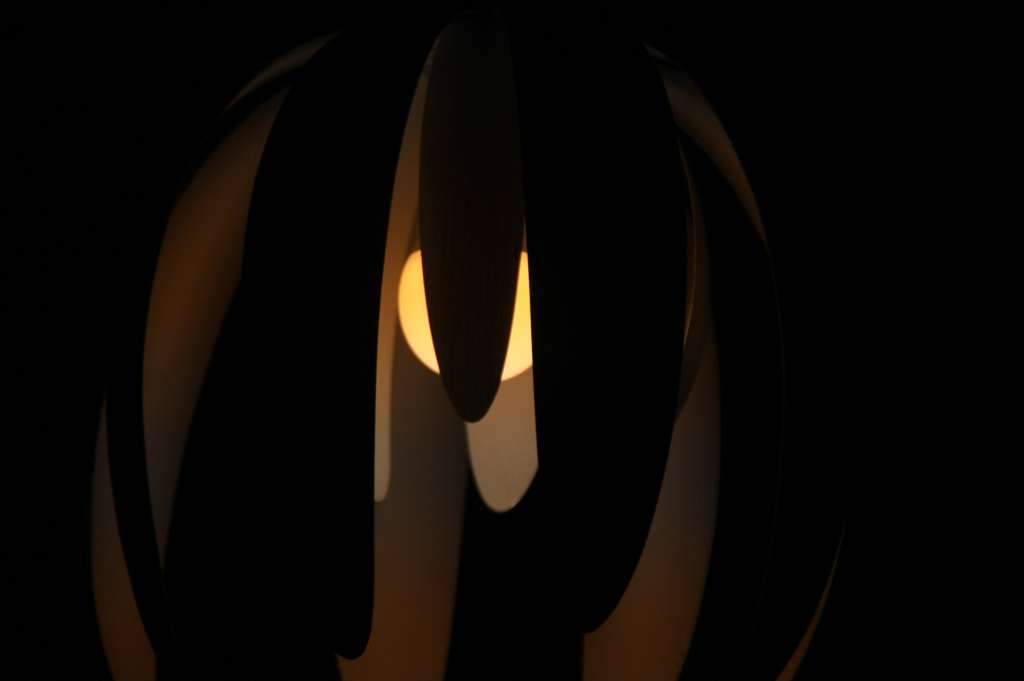
#> input picture images/IMG_1612.jpg, 1024 x 681 px
$ python spectral_analysis.py images/IMG_1612.jpg
#> lines starting #> are read from the running program, lines starting #| are printed output that depends on the picture; after the words box and inside, x2 and y2 are one past the last pixel; in counts of white or black regions, pixels touching at a corner belong together
import cv2
import sys
import numpy as np
import matplotlib.pyplot as plt

def wavelength_to_rgb(wavelength):
    """
    Approximate conversion from a wavelength in nm to an RGB tuple in [0, 1].
    Uses the commonly-used approximation (Dan Bruton's algorithm).
    Valid for ~380nm to 780nm. Values outside this range return (0,0,0).
    """
    wl = float(wavelength)
    if wl < 380 or wl > 780:
        return (0.0, 0.0, 0.0)

    if wl >= 380 and wl < 440:
        r = -(wl - 440) / (440 - 380)
        g = 0.0
        b = 1.0
    elif wl >= 440 and wl < 490:
        r = 0.0
        g = (wl - 440) / (490 - 440)
        b = 1.0
    elif wl >= 490 and wl < 510:
        r = 0.0
        g = 1.0
        b = -(wl - 510) / (510 - 490)
    elif wl >= 510 and wl < 580:
        r = (wl - 510) / (580 - 510)
        g = 1.0
        b = 0.0
    elif wl >= 580 and wl < 645:
        r = 1.0
        g = -(wl - 645) / (645 - 580)
        b = 0.0
    else:  # 645nm - 780nm
        r = 1.0
        g = 0.0
        b = 0.0

    # Intensity correction near vision limits
    if wl >= 380 and wl < 420:
        factor = 0.3 + 0.7 * (wl - 380) / (420 - 380)
    elif wl >= 420 and wl < 701:
        factor = 1.0
    elif wl >= 701 and wl <= 780:
        factor = 0.3 + 0.7 * (780 - wl) / (780 - 700)
    else:
        factor = 0.0

    gamma = 0.8  # a small gamma to make colors more perceptually linear here
    def apply(gval):
        if gval == 0.0:
            return 0.0
        return (gval * factor) ** gamma

    return (apply(r), apply(g), apply(b))

def pixels_to_wavelength_luminosity(
        img_rgb,
        wl_min=380,
        wl_max=780,
        n_wavelength_bins=70,
        min_channel=10,
        max_channel=245,
):
    """
    1) Convert image pixels to RGB tuples (done by reshaping).
    2) Filter out pixels where channel intensities are too low or too high
       (these pixels can't give reliable color ratios).
       - Default: exclude pixels with any channel < min_channel or > max_channel.
    3) For remaining pixels, compute normalized RGB ratios and assign each pixel to
       the wavelength (from a discretized set) whose predicted RGB-ratio best fits the pixel.
    4) Aggregate luminosity per wavelength (sum of luminance of assigned pixels).
    5) Return (wavelengths_array, luminosity_array)

    Notes:
    - Luminance per pixel uses the standard 0-255 weighted sum: Y = 0.299 R + 0.587 G + 0.114 B.
    - All channel thresholds and bin counts are configurable.
    """
    # Flatten pixels into Nx3 (R,G,B) float array
    pixels = img_rgb.reshape(-1, 3).astype(np.float32)  # R,G,B order
    if pixels.size == 0:
        return np.array([]), np.array([])

    # Filter: remove pixels where any channel is too low or too high
    mask_valid = np.all(pixels >= min_channel, axis=1) & np.all(pixels <= max_channel, axis=1)
    valid_pixels = pixels[mask_valid]

    if valid_pixels.shape[0] == 0:
        # No valid pixels -> return wavelengths and zero luminosity
        wavelengths = np.linspace(wl_min, wl_max, n_wavelength_bins)
        return wavelengths, np.zeros_like(wavelengths)

    # Compute normalized color ratio (sum to 1) for matching; avoid divid by zero
    sums = valid_pixels.sum(axis=1, keepdims=True)
    # Exclude degenerate pixels with very low sum (should not happen due to min_channel)
    nonzero_mask = (sums[:, 0] > 0)
    valid_pixels = valid_pixels[nonzero_mask]
    sums = sums[nonzero_mask]

    ratios = valid_pixels / sums  # each row now [r/(r+g+b), g/(r+g+b), b/(r+g+b)]

    # Precompute model RGB ratios for each wavelength bin
    wavelengths = np.linspace(wl_min, wl_max, n_wavelength_bins)
    model_rgbs = np.array([wavelength_to_rgb(wl) for wl in wavelengths], dtype=np.float32)  # shape (M,3)

    # Normalize model RGBs to ratios (sum to 1). If a model is zero (out-of-range), replace with tiny epsilon.
    model_sums = model_rgbs.sum(axis=1, keepdims=True)
    model_sums[model_sums == 0] = 1e-9
    model_ratios = model_rgbs / model_sums  # shape (M,3)

    # For each pixel, find the model wavelength index with smallest squared error to pixel ratio
    # Vectorized distance: for N pixels, M models -> compute (N, M) distances
    # To avoid giant memory for very large N, we process in chunks
    N = ratios.shape[0]
    M = model_ratios.shape[0]
    chunk_size = 200000  # tuneable
    assigned_indices = np.empty(N, dtype=np.int32)

    for start in range(0, N, chunk_size):
        end = min(N, start + chunk_size)
        chunk = ratios[start:end]  # (C,3)
        # compute squared distances to all model ratios -> (C, M)
        # using broadcasting efficiently
        diff = chunk[:, None, :] - model_ratios[None, :, :]  # (C,M,3)
        d2 = np.sum(diff * diff, axis=2)  # (C,M)
        assigned_indices[start:end] = np.argmin(d2, axis=1)

    # Compute luminance for valid (and non-degenerate) pixels using standard formula
    # Use original channel scale (0-255)
    # valid_pixels corresponds exactly to assigned_indices
    luminance = 0.299 * valid_pixels[:, 0] + 0.587 * valid_pixels[:, 1] + 0.114 * valid_pixels[:, 2]

    # Aggregate luminosity per wavelength bin
    luminosity_per_bin = np.bincount(assigned_indices, weights=luminance, minlength=M)
    # Ensure shape is (M,)
    if luminosity_per_bin.shape[0] < M:
        luminosity_per_bin = np.pad(luminosity_per_bin, (0, M - luminosity_per_bin.shape[0]))

    return wavelengths, luminosity_per_bin

def analyze_light_frequency(image_path):
    # 1. Load the image
    # Note: OpenCV loads as BGR by default
#> called with image_path = 'images/IMG_1612.jpg'
    img_bgr = cv2.imread(image_path)
#> img_bgr is the input picture: shape (681, 1024, 3); mean B, G, R 4.3, 7.6, 11.3
    if img_bgr is None:
        print(f"Error: Could not load image: {image_path}")
        return

    img_rgb = cv2.cvtColor(img_bgr, cv2.COLOR_BGR2RGB)

    # Base layout proportions (top row full width, bottom row split)
    # We will compute the thumbnail width fraction (f) so that:
    #   0.2 <= f <= 0.5
    # and the image at width = f * total_width fits within the bottom-row height
    top_bottom_height_ratios = [1.0, 0.6]  # relative heights for top and bottom rows

    # Create a temporary figure to get size/dpi for pixel-based calculations
    fig = plt.figure(figsize=(12, 8))
    dpi = fig.dpi
    fig_w_px = fig.get_size_inches()[0] * dpi
    fig_h_px = fig.get_size_inches()[1] * dpi

    # Image aspect ratio (width / height) in pixels
    img_h, img_w = img_rgb.shape[0], img_rgb.shape[1]
#> img_h = 681; img_w = 1024
    img_aspect = img_w / img_h if img_h > 0 else 1.0
#> img_aspect = 1.5

    # Compute bottom row height in pixels (based on the height ratios)
    total_height_ratio = sum(top_bottom_height_ratios)
    bottom_row_height_fraction = top_bottom_height_ratios[1] / total_height_ratio
    bottom_row_h_px = fig_h_px * bottom_row_height_fraction

    # Compute maximum thumbnail width fraction allowed by bottom-row height
    # For a thumbnail width of f * fig_w_px, the displayed image height would be:
    #   displayed_h_px = (f * fig_w_px) / img_aspect
    # We require displayed_h_px <= bottom_row_h_px  -> f <= bottom_row_h_px * img_aspect / fig_w_px
    f_max_by_height = (bottom_row_h_px * img_aspect) / fig_w_px
#> f_max_by_height = 0.376

    # Constrain fraction to [0.2, 0.5] and pick the largest feasible value within those bounds
    thumbnail_frac = min(0.5, max(0.2, f_max_by_height))
#> thumbnail_frac = 0.376

    # Convert fractions to width_ratios for GridSpec.
    # If left fraction = (1 - thumbnail_frac), right fraction = thumbnail_frac
    left_frac = max(0.0, 1.0 - thumbnail_frac)
#> left_frac = 0.624
    width_ratios = [left_frac, thumbnail_frac]
#> width_ratios = [0.624, 0.376]

    # Create GridSpec with computed width ratios
    gs = fig.add_gridspec(
        nrows=2,
        ncols=2,
        height_ratios=top_bottom_height_ratios,
        width_ratios=width_ratios,
        hspace=0.25,
        wspace=0.15,
    )

    ax1 = fig.add_subplot(gs[0, :])    # top row spanning both columns
    ax2 = fig.add_subplot(gs[1, 0])    # bottom-left: spectral distribution (replaced with line chart)
    ax3 = fig.add_subplot(gs[1, 1])    # bottom-right: thumbnail

    # 2. Define Approximate Sensor Peaks (Wavelengths in nm)
    # Most Bayer filters peak around these values
    peaks = {'Red': 650, 'Green': 530, 'Blue': 450}

    # 3. Calculate RGB Histograms (plot on ax1)
    colors = ('r', 'g', 'b')
    channel_names = ('Red', 'Green', 'Blue')

    # small positive floor to avoid log(0)
    eps_hist = 1e-1

    for i, col in enumerate(colors):
        hist = cv2.calcHist([img_rgb], [i], None, [256], [0, 256]).flatten()
        # replace non-positive values with epsilon so log-scale can be used safely
        hist_safe = hist.copy()
        hist_safe[hist_safe <= 0] = eps_hist
        ax1.plot(hist_safe, color=col, label=f'{channel_names[i]} Channel')

    ax1.set_title('Pixel Intensity Distribution (Luminance)')
    ax1.set_xlabel('Brightness (0-255)')
    ax1.set_ylabel('Number of Pixels (log scale)')
    ax1.set_yscale('log')
    ax1.legend()

    # 4. Estimated Spectral Energy Distribution -> replaced with wavelength vs luminosity line chart
    # Use 70 ranges by default as requested
    # Use same thresholds here to later mask filtered pixels in the thumbnail
    min_channel = 10
    max_channel = 245
    wavelengths, luminosities = pixels_to_wavelength_luminosity(
        img_rgb,
        wl_min=380,
        wl_max=780,
        n_wavelength_bins=70,
        min_channel=min_channel,
        max_channel=max_channel,
    )
#> in pixels_to_wavelength_luminosity, `luminosity_per_bin = np.bincount(assigned_indices, weights=luminance, ..`: luminosity_per_bin = 70 values, max 902219.1 at index 38, min 0 at index 4, mean 43770.9
#> wavelengths = 70 values from 380 to 780; luminosities has the same summary as luminosity_per_bin in pixels_to_wavelength_luminosity

    # small positive floor to avoid log(0) on luminosity plot
    eps_lum = 1e-3

    # Plot line chart: wavelength (x) vs luminosity (y)
    if wavelengths.size > 0:
        lum_safe = luminosities.copy()
#> lum_safe has the same summary as luminosity_per_bin in pixels_to_wavelength_luminosity
        lum_safe[lum_safe <= 0] = eps_lum
        ax2.plot(wavelengths, lum_safe, color='purple', linewidth=1.5)
        ax2.fill_between(wavelengths, lum_safe, color='purple', alpha=0.2)
        ax2.set_title('Estimated Spectral Luminosity (Wavelength vs Luminosity)')
        ax2.set_xlabel('Wavelength (nm)')
        ax2.set_ylabel('Aggregated Luminance (sum, log scale)')
        ax2.set_yscale('log')
        ax2.grid(True, linestyle='--', alpha=0.4)
    else:
        ax2.text(0.5, 0.5, 'No valid pixels for wavelength estimation', ha='center', va='center')
        ax2.set_title('Estimated Spectral Luminosity (no data)')
        ax2.set_xlabel('Wavelength (nm)')
        ax2.set_ylabel('Aggregated Luminance (sum)')

    # 5. Thumbnail on the right of the second chart
    # Mask all filtered pixels (those excluded by min_channel/max_channel) with the canvas background color
    # Flatten original pixels and compute same mask used by pixels_to_wavelength_luminosity
    pixels_flat = img_rgb.reshape(-1, 3)
    mask_valid = np.all(pixels_flat >= min_channel, axis=1) & np.all(pixels_flat <= max_channel, axis=1)
    mask_valid_2d = mask_valid.reshape(img_h, img_w)
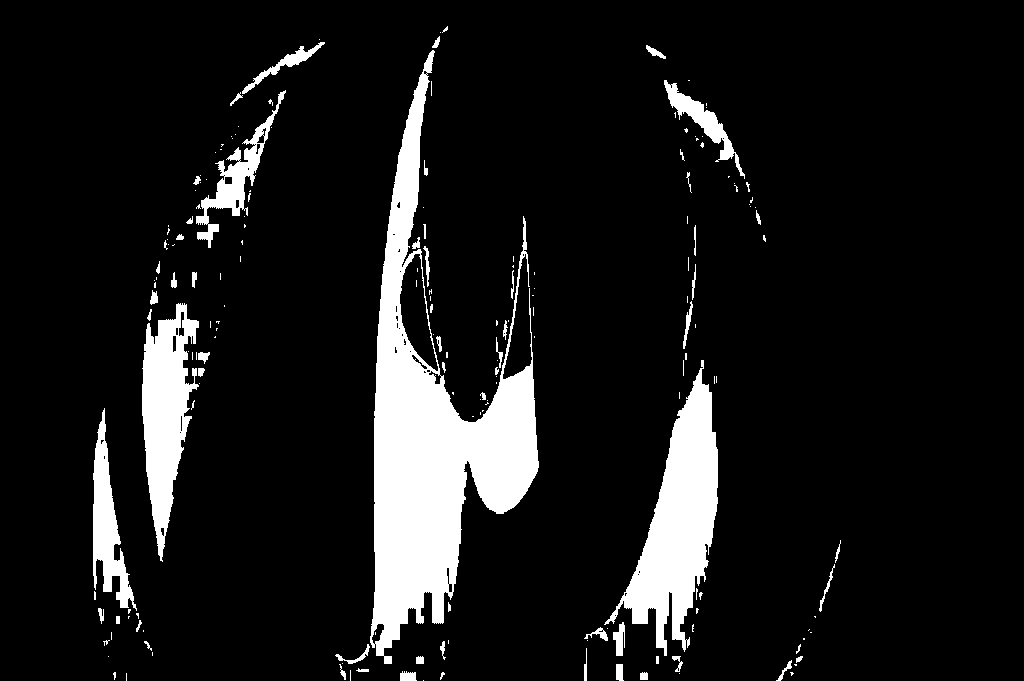
#> mask_valid_2d: shape (681, 1024) bool; 10% white; 188 white regions (126 under 20 px), largest, box (x1, y1, x2, y2) and area: (370, 50, 539, 664) 36311, (604, 360, 718, 656) 13372, (142, 303, 199, 562) 7931

    # Create a copy for the thumbnail and fill masked-out pixels with the axes facecolor
    thumbnail_img = img_rgb.copy()

    # Get axes facecolor (RGBA in 0-1 floats), convert to 0-255 uint8 RGB
    facecolor = ax3.get_facecolor()  # (r, g, b, a) in 0-1 range
#> facecolor = (1, 1, 1, 1)
    bg_rgb = np.round(np.array(facecolor[:3]) * 255.0).astype(np.uint8)
#> bg_rgb = [255, 255, 255]

    # Apply background color to filtered pixels
    thumbnail_img[~mask_valid_2d] = bg_rgb
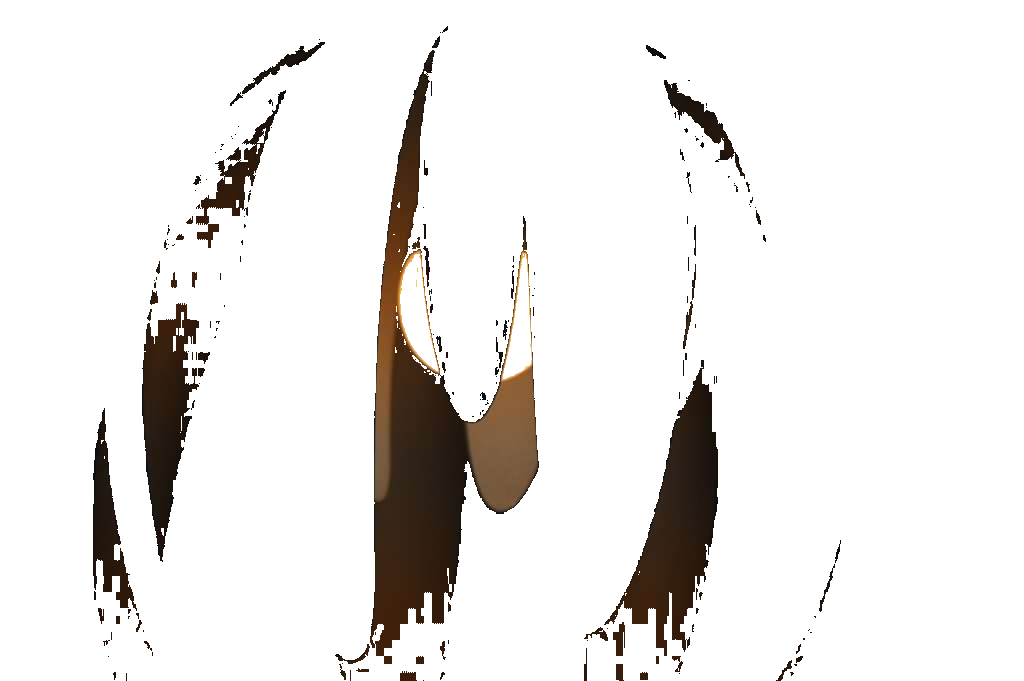
#> thumbnail_img: shape (681, 1024, 3); mean R, G, B 235.4, 233.4, 231.7

    ax3.imshow(thumbnail_img)
    ax3.axis('off')  # hide ticks/labels so the thumbnail is clean

    # Set window title if backend supports it (safe-guarded)
    try:
        plt.get_current_fig_manager().set_window_title(f"{image_path}: Histograms + Image")
    except Exception:
        pass
    plt.show()
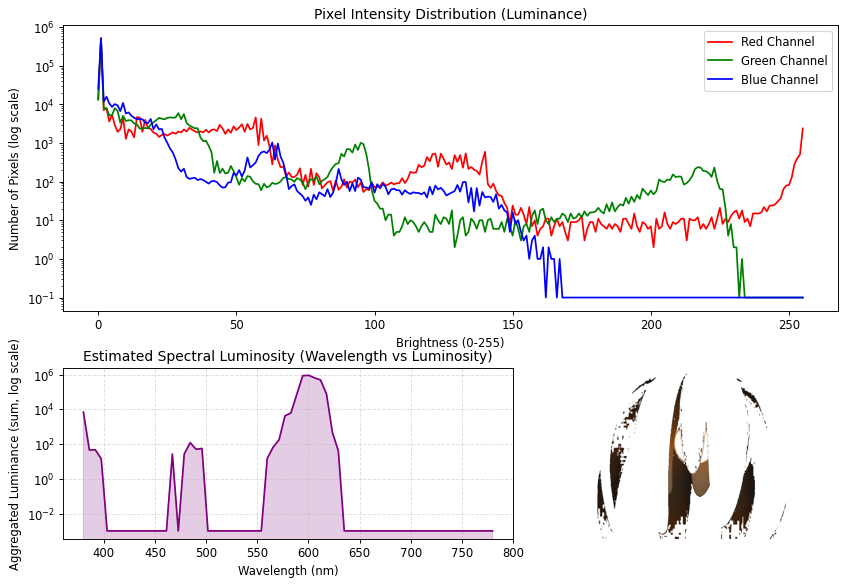
#> figure drawn by matplotlib, 3 panels; panel 1: curve peaks at x = 1, y = 508744; panel 1: curve peaks at x = 1, y = 513273; panel 1: curve peaks at x = 1, y = 513530; panel 2: curve peaks at x = 600.3, y = 902219.1

if len(sys.argv) == 1:
    print(f"Usage: {sys.argv[0]} file1.jpg file2.jpg ...")
else:
    args = sys.argv[1:]  # Get all arguments except the script name
    for arg in args:
        analyze_light_frequency(arg)
